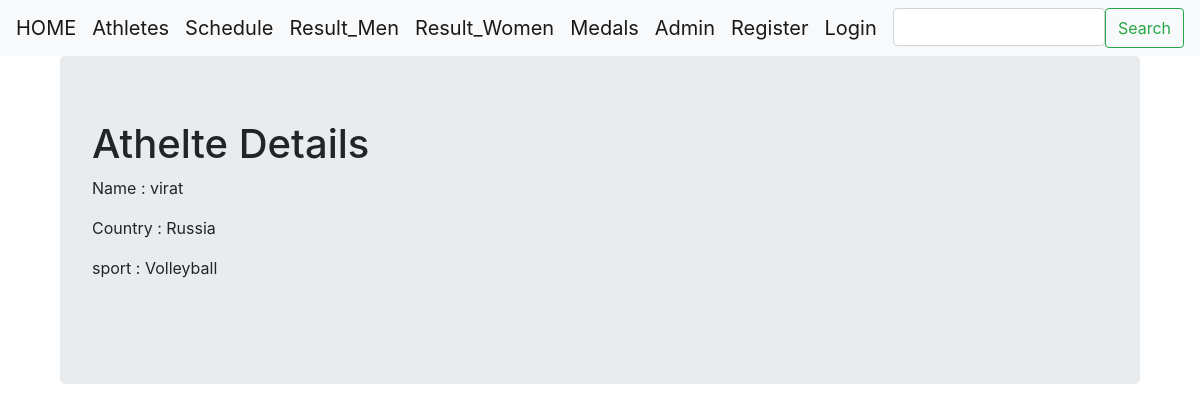
The app's page /sangarsh/athlete_list/6/ with its own data.
### basic_app/models.py (models this page shows, shortened)
class UserProfileInfo(models.Model):
    CRICKET = 'Cricket'
    FOOTBALL = 'Football'
    HOCKEY = 'Hockey'
    BADMINTON = 'Badminton'
    VOLLEYBALL = 'Volleyball'
    SPORT_CHOICES = [
        (CRICKET, 'Cricket'),
        (FOOTBALL, 'Football'),
        (HOCKEY, 'Hockey'),
        (BADMINTON, 'Badminton'),
        (VOLLEYBALL, 'Volleyball'),
    ]
    INDIA = 'India'
    JAPAN = 'Japan'
    CHINA = 'China'
    USA = 'Usa'
    RUSSIA = 'Russia'
    COUNTRY_CHOICES = [
        (INDIA,"India"),
        (JAPAN,"Japan"),
        (CHINA,"China"),
        (USA,"Usa"),
        (RUSSIA,"Russia")
    ]
    user = models.OneToOneField(User,on_delete = models.CASCADE)
    portofolio_site = models.URLField(blank='False')
    country = models.CharField(max_length = 32,choices = COUNTRY_CHOICES,)
    sport = models.CharField(max_length = 32,choices = SPORT_CHOICES,)
    profile_pic = models.ImageField(blank='False',upload_to = 'profile_pics')

### basic_app/views.py (the view)
# urls.py: path('athlete_list/<int:pk>/',views.AthleteDetailView.as_view(),name = "detail"),
class AthleteDetailView(DetailView):
    context_object_name = "athlete_detail"
    model = models.UserProfileInfo
    template_name = 'basic_app/athlete_detail.html'

### templates/basic_app/athlete_detail.html (shortened to what this page needs)
{% extends "basic_app/base.html" %}
{% load static %}
{% block body_block %}
  <div class="container">
    <div class="jumbotron">
      <h1>Athelte Details</h1>
      <p>Name : {{ athlete_detail.user.username}}</p>
      <p>Country : {{ athlete_detail.country}}</p>
      <p>sport : {{ athlete_detail.sport}}</p>
      <div>
        <br>
    </div>
  </div>
</div>
{% endblock %}

### records on screen
UserProfileInfo: user.username "virat", country "Russia", sport "Volleyball"
